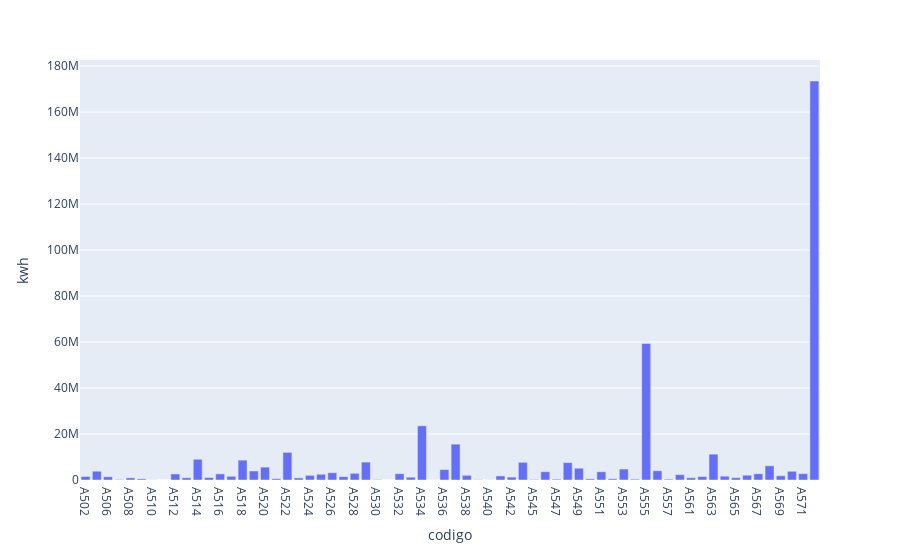

Write notebook code for a chart like this one.
### Code cell
planilha['Repower'][['codigo','kwh']].plot(kind='bar', x='codigo', y='kwh')

### Figure 1 — Plotly figure (JSON) as saved in the notebook; plotly's stock layout.template omitted (floating-point values rounded to 4 significant figures)
{"data": [{"alignmentgroup": "True", "hovertemplate": "codigo=%{x}<br>kwh=%{y}<extra></extra>", "legendgroup": "", "marker": {"color": "#636efa", "pattern": {"shape": ""}}, "name": "", "offsetgroup": "", "orientation": "v", "showlegend": false, "textposition": "auto", "type": "bar", "x": ["A502", "A505", "A506", "A507", "A508", "A509", "A510", "A511", "A512", "A513", "A514", "A515", "A516", "A517", "A518", "A519", "A520", "A521", "A522", "A523", "A524", "A525", "A526", "A527", "A528", "A529", "A530", "A531", "A532", "A533", "A534", "A535", "A536", "A537", "A538", "A539", "A540", "A541", "A542", "A544", "A545", "A546", "A547", "A548", "A549", "A550", "A551", "A552", "A553", "A554", "A555", "A556", "A557", "A559", "A561", "A562", "A563", "A564", "A565", "A566", "A567", "A568", "A569", "A570", "A571", "F501"], "xaxis": "x", "y": [1524000.0, 3822000.0, 1411000.0, 216400.0, 939900.0, 512900.0, 49140.0, 6426.0, 2629000.0, 975500.0, 9009000.0, 1083000.0, 2659000.0, 1611000.0, 8639000.0, 3932000.0, 5595000.0, 574300.0, 12010000.0, 914600.0, 2036000.0, 2495000.0, 3168000.0, 1451000.0, 2908000.0, 7786000.0, 197400.0, 7146.0, 2733000.0, 1224000.0, 23580000.0, 32650.0, 4545000.0, 15590000.0, 2039000.0, 124000.0, 40410.0, 1768000.0, 1253000.0, 7698000.0, 225800.0, 3604000.0, 353800.0, 7572000.0, 5121000.0, 510300.0, 3581000.0, 530600.0, 4763000.0, 353100.0, 59380000.0, 4017000.0, 361700.0, 2328000.0, 971100.0, 1499000.0, 11240000.0, 1656000.0, 991100.0, 2085000.0, 2707000.0, 6176000.0, 1847000.0, 3790000.0, 2766000.0, 173500000.0], "yaxis": "y"}], "layout": {"barmode": "relative", "legend": {"tracegroupgap": 0}, "margin": {"t": 60}, "xaxis": {"anchor": "y", "domain": [0, 1], "title": {"text": "codigo"}}, "yaxis": {"anchor": "x", "domain": [0, 1], "title": {"text": "kwh"}}}}
